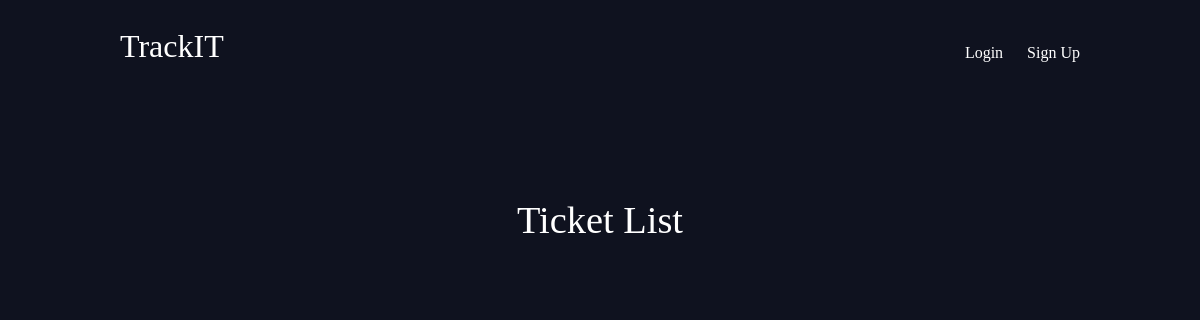
Before: / with the older database file.
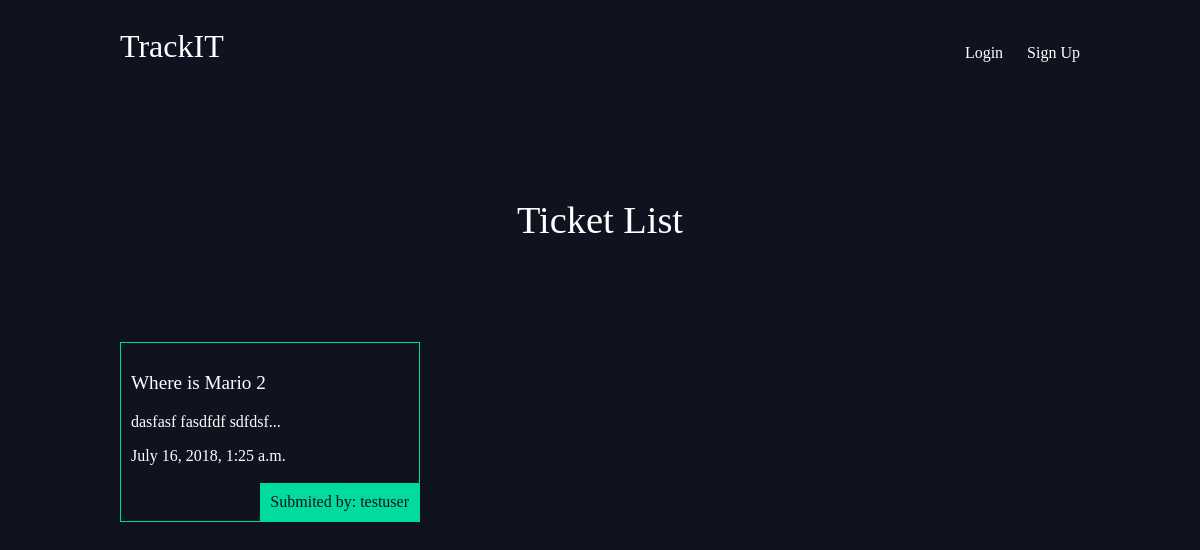
After: the same page with the newer database file.
### tickets/models.py (models this page shows, shortened)
class Tickets(models.Model):
    title = models.CharField(max_length=100)
    issueDescription = models.TextField()
    date = models.DateTimeField(auto_now_add=True)
    slug = models.SlugField(max_length=50, default="")
    attachment = models.ImageField(default='default.png', blank=True)
    resolved = models.BooleanField(default=False)
    reporter = models.ForeignKey(User,on_delete=models.DO_NOTHING,default=None)
    def ticketDescriptionSnippet(self):
        return self.issueDescription[:50] + "..."

### tickets/views.py (the view)
# urls.py: path('', ticket_views.ticket_list, name="home"),
def ticket_list(request):
    tickets_to_give = Tickets.objects.all().order_by('date')
    return render(request, 'tickets/ticket_list.html', {'myTickets':tickets_to_give})

### tickets/Templates/tickets/ticket_list.html
{% extends 'base_layout.html' %}
{% block uniqueContent %}
    <h1>Ticket List</h1>
    <div class="tickets">
      {% for issueTicket in myTickets %}
        {% if issueTicket.resolved == True %}
        {% else %}
          <div class="ticket">
              <h2><a href="{% url 'ticket_app:details' slug=issueTicket.slug %}">
                <p>{{ issueTicket.title }}</p>
              </a></h2>
              <p>{{ issueTicket.ticketDescriptionSnippet }}</p>
              <p>{{ issueTicket.date }}</p>
              <p class="reporter">Submited by: {{ issueTicket.reporter.username }}</p>
          </div>
        {% endif %}
      {% endfor %}
{% endblock %}

### Templates/base_layout.html (shortened to what this page needs)
{% load static from staticfiles %}
<!DOCTYPE html>
<html lang="en" dir="ltr">
  <head>
    <link rel="stylesheet" href="{% static 'style.css' %}">
  </head>
  <body>
    <header class="wrapper">
      <h1><a href="{% url 'home' %}">TrackIT</a></h1>
      <nav>
        <ul>
          {% if user.is_authenticated %}
            <li>
              <form class="logout-link" action="{% url 'accounts_app:logout' %}" method="post">
                {% csrf_token %}
                <button type="submit">Log Out</button>
              </form>
            </li>
            <li><a href="{% url 'ticket_app:myTickets' %}">My Ticket</a></li>
            <li><a href="{% url 'ticket_app:create' %}" class="highlight">Create Ticket</a></li>
          {% else %}
            <li><a href="{% url 'accounts_app:login' %}">Login</a></li>
            <li><a href="{% url 'accounts_app:signup' %}">Sign Up</a></li>
          {% endif %}
        </ul>
      </nav>
    </header>
      <div class="wrapper">
        {% block uniqueContent %}
        {% endblock %}
      </div>
  </body>
</html>

### assests/style.css (style rules this page uses)
body { background: #0f121f; }
body * { font-family: Ubuntu; }
h1, h2, h3, h4, h5 { font-weight: normal; margin: 0; color: #fff; }
p { color: #fff; }
a, a:hover, a:visited { color: #fff; text-decoration: none; }
.wrapper { max-width:960px; margin: 0 auto; }
div.wrapper h1 { text-align: center; margin: 100px auto; font-size: 2.4em; }
header { display: grid; grid-template-columns: 1fr 1fr; padding: 20px 0; }
nav { justify-self:end; }
nav li { display: inline-block; margin-left: 20px; }
.tickets { display: grid; grid-template-columns: 1fr 1fr 1fr; grid-gap: 30px; }
.ticket { padding :10px; border: 1px solid #00dba0; position: relative; padding-bottom:40px; }
.ticket h2 { font-size:1.2em; }
.ticket .reporter { padding: 10px; background: #00dba0; position: absolute; right:0; bottom: 0; margin: 0; color: #0f121f; }

Changed rows visible on the page:
now on this page (row edited): Tickets: title "Where is Mario 2", ticketDescriptionSnippet "dasfasf fasdfdf sdfdsf...", date "July 16, 2018, 1:25 a.m.", reporter.username "testuser"
